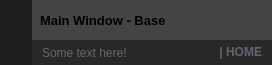
        <widget class="QFrame" name="frame_top">
         <property name="minimumSize">
          <size>
           <width>0</width>
           <height>65</height>
          </size>
         </property>
         <property name="maximumSize">
          <size>
           <width>16777215</width>
           <height>65</height>
          </size>
         </property>
         <property name="styleSheet">
          <string notr="true">background-color: transparent;</string>
         </property>
         <property name="frameShape">
          <enum>QFrame::NoFrame</enum>
         </property>
         <property name="frameShadow">
          <enum>QFrame::Raised</enum>
         </property>
         <layout class="QHBoxLayout" name="horizontalLayout_3">
          <property name="spacing">
           <number>0</number>
          </property>
          <property name="leftMargin">
           <number>0</number>
          </property>
          <property name="topMargin">
           <number>0</number>
          </property>
          <property name="rightMargin">
           <number>0</number>
          </property>
          <property name="bottomMargin">
           <number>0</number>
          </property>
          <item>
           <widget class="QFrame" name="frame_toggle">
            <property name="maximumSize">
             <size>
              <width>70</width>
              <height>16777215</height>
             </size>
            </property>
            <property name="styleSheet">
             <string notr="true">background-color: rgb(27, 29, 35);</string>
            </property>
            <property name="frameShape">
             <enum>QFrame::NoFrame</enum>
            </property>
            <property name="frameShadow">
             <enum>QFrame::Raised</enum>
            </property>
            <layout class="QVBoxLayout" name="verticalLayout_3">
             <property name="spacing">
              <number>0</number>
             </property>
             <property name="leftMargin">
              <number>0</number>
             </property>
             <property name="topMargin">
              <number>0</number>
             </property>
             <property name="rightMargin">
              <number>0</number>
             </property>
             <property name="bottomMargin">
              <number>0</number>
             </property>
             <item>
              <widget class="QPushButton" name="btn_toggle_menu">
               <property name="sizePolicy">
                <sizepolicy hsizetype="Expanding" vsizetype="Expanding">
                 <horstretch>0</horstretch>
                 <verstretch>0</verstretch>
                </sizepolicy>
               </property>
               <property name="styleSheet">
                <string notr="true">QPushButton {
	background-image: url(:/16x16/icons/16x16/cil-menu.png);
	background-position: center;
	background-repeat: no-reperat;
	border: none;
	background-color: rgb(30, 30, 30);
}
QPushButton:hover {
	background-color: rgb(35, 35, 35);
}
QPushButton:pressed {	
	background-color: rgb(45, 45, 45);
}</string>
               </property>
               <property name="text">
                <string/>
               </property>
              </widget>
             </item>
            </layout>
           </widget>
          </item>
          <item>
           <widget class="QFrame" name="frame_top_right">
            <property name="styleSheet">
             <string notr="true">background: transparent;</string>
            </property>
            <property name="frameShape">
             <enum>QFrame::NoFrame</enum>
            </property>
            <property name="frameShadow">
             <enum>QFrame::Raised</enum>
            </property>
            <layout class="QVBoxLayout" name="verticalLayout_2">
             <property name="spacing">
              <number>0</number>
             </property>
             <property name="leftMargin">
              <number>0</number>
             </property>
             <property name="topMargin">
              <number>0</number>
             </property>
             <property name="rightMargin">
              <number>0</number>
             </property>
             <property name="bottomMargin">
              <number>0</number>
             </property>
             <item>
              <widget class="QFrame" name="frame_top_btns">
               <property name="maximumSize">
                <size>
                 <width>16777215</width>
                 <height>40</height>
                </size>
               </property>
               <property name="styleSheet">
                <string notr="true">background-color: rgba(30, 30, 30, 150)</string>
               </property>
               <property name="frameShape">
                <enum>QFrame::NoFrame</enum>
               </property>
               <property name="frameShadow">
                <enum>QFrame::Raised</enum>
               </property>
               <layout class="QHBoxLayout" name="horizontalLayout_4">
                <property name="spacing">
                 <number>0</number>
                </property>
                <property name="leftMargin">
                 <number>0</number>
                </property>
                <property name="topMargin">
                 <number>0</number>
                </property>
                <property name="rightMargin">
                 <number>0</number>
                </property>
                <property name="bottomMargin">
                 <number>0</number>
                </property>
                <item>
                 <widget class="QFrame" name="frame_label_top_btns">
                  <property name="frameShape">
                   <enum>QFrame::NoFrame</enum>
                  </property>
                  <property name="frameShadow">
                   <enum>QFrame::Raised</enum>
                  </property>
                  <layout class="QHBoxLayout" name="horizontalLayout_10">
                   <property name="spacing">
                    <number>0</number>
                   </property>
                   <property name="leftMargin">
                    <number>8</number>
                   </property>
                   <property name="topMargin">
                    <number>0</number>
                   </property>
                   <property name="rightMargin">
                    <number>10</number>
                   </property>
                   <property name="bottomMargin">
                    <number>0</number>
                   </property>
                   <item>
                    <widget class="QLabel" name="label_title_bar_top">
                     <property name="font">
                      <font>
                       <family>Segoe UI</family>
                       <pointsize>10</pointsize>
                       <weight>75</weight>
                       <bold>true</bold>
                      </font>
                     </property>
                     <property name="styleSheet">
                      <string notr="true">background: transparent;
</string>
                     </property>
                     <property name="text">
                      <string>Main Window - Base</string>
                     </property>
                    </widget>
                   </item>
                  </layout>
                 </widget>
                </item>
                <item>
                 <widget class="QFrame" name="frame_btns_right">
                  <property name="maximumSize">
                   <size>
                    <width>120</width>
                    <height>16777215</height>
                   </size>
                  </property>
                  <property name="frameShape">
                   <enum>QFrame::NoFrame</enum>
                  </property>
                  <property name="frameShadow">
                   <enum>QFrame::Raised</enum>
                  </property>
                  <layout class="QHBoxLayout" name="horizontalLayout_5">
                   <property name="spacing">
                    <number>0</number>
                   </property>
                   <property name="leftMargin">
                    <number>0</number>
                   </property>
                   <property name="topMargin">
                    <number>0</number>
                   </property>
                   <property name="rightMargin">
                    <number>0</number>
                   </property>
                   <property name="bottomMargin">
                    <number>0</number>
                   </property>
                   <item>
                    <widget class="QPushButton" name="btn_minimize">
                     <property name="sizePolicy">
                      <sizepolicy hsizetype="Minimum" vsizetype="Expanding">
                       <horstretch>0</horstretch>
                       <verstretch>0</verstretch>
                      </sizepolicy>
                     </property>
                     <property name="toolTip">
                      <string>Minimize</string>
                     </property>
                     <property name="styleSheet">
                      <string notr="true">QPushButton {	
	border: none;
	background-color: transparent;
}
QPushButton:hover {
	background-color: rgb(35, 35, 35);
}
QPushButton:pressed {	
	background-color: rgb(45, 45, 45);
}</string>
                     </property>
                     <property name="text">
                      <string/>
                     </property>
                     <property name="icon">
                      <iconset resource="files.qrc">
                       <normaloff>:/16x16/icons/16x16/cil-window-minimize.png</normaloff>:/16x16/icons/16x16/cil-window-minimize.png</iconset>
                     </property>
                    </widget>
                   </item>
                   <item>
                    <widget class="QPushButton" name="btn_maximize_restore">
                     <property name="sizePolicy">
                      <sizepolicy hsizetype="Minimum" vsizetype="Expanding">
                       <horstretch>0</horstretch>
                       <verstretch>0</verstretch>
                      </sizepolicy>
                     </property>
                     <property name="toolTip">
                      <string>Maximize</string>
                     </property>
                     <property name="styleSheet">
                      <string notr="true">QPushButton {	
	border: none;
	background-color: transparent;
}
QPushButton:hover {
	background-color: rgb(35, 35, 35);
}
QPushButton:pressed {	
	background-color: rgb(45, 45, 45);
}</string>
                     </property>
                     <property name="text">
                      <string/>
                     </property>
                     <property name="icon">
                      <iconset resource="files.qrc">
                       <normaloff>:/16x16/icons/16x16/cil-window-maximize.png</normaloff>:/16x16/icons/16x16/cil-window-maximize.png</iconset>
                     </property>
                    </widget>
                   </item>
                   <item>
                    <widget class="QPushButton" name="btn_close">
                     <property name="sizePolicy">
                      <sizepolicy hsizetype="Minimum" vsizetype="Expanding">
                       <horstretch>0</horstretch>
                       <verstretch>0</verstretch>
                      </sizepolicy>
                     </property>
                     <property name="toolTip">
                      <string>Close</string>
                     </property>
                     <property name="styleSheet">
                      <string notr="true">QPushButton {	
	border: none;
	background-color: transparent;
}
QPushButton:hover {
	background-color: rgb(35, 35, 35);
}
QPushButton:pressed {	
	background-color: rgb(45, 45, 45);
}</string>
                     </property>
                     <property name="text">
                      <string/>
                     </property>
                     <property name="icon">
                      <iconset resource="files.qrc">
                       <normaloff>:/16x16/icons/16x16/cil-x.png</normaloff>:/16x16/icons/16x16/cil-x.png</iconset>
                     </property>
                    </widget>
                   </item>
                  </layout>
                 </widget>
                </item>
               </layout>
              </widget>
             </item>
             <item>
              <widget class="QFrame" name="frame_top_info">
               <property name="maximumSize">
                <size>
                 <width>16777215</width>
                 <height>65</height>
                </size>
               </property>
               <property name="styleSheet">
                <string notr="true">background-color: rgb(40, 40, 40);</string>
               </property>
               <property name="frameShape">
                <enum>QFrame::NoFrame</enum>
               </property>
               <property name="frameShadow">
                <enum>QFrame::Raised</enum>
               </property>
               <layout class="QHBoxLayout" name="horizontalLayout_8">
                <property name="spacing">
                 <number>0</number>
                </property>
                <property name="leftMargin">
                 <number>10</number>
                </property>
                <property name="topMargin">
                 <number>0</number>
                </property>
                <property name="rightMargin">
                 <number>10</number>
                </property>
                <property name="bottomMargin">
                 <number>0</number>
                </property>
                <item>
                 <widget class="QLabel" name="label_top_info_1">
                  <property name="maximumSize">
                   <size>
                    <width>16777215</width>
                    <height>15</height>
                   </size>
                  </property>
                  <property name="font">
                   <font>
                    <family>Segoe UI</family>
                   </font>
                  </property>
                  <property name="styleSheet">
                   <string notr="true">color: rgb(98, 103, 111); </string>
                  </property>
                  <property name="text">
                   <string>Some text here!</string>
                  </property>
                 </widget>
                </item>
                <item>
                 <widget class="QLabel" name="label_top_info_2">
                  <property name="minimumSize">
                   <size>
                    <width>0</width>
                    <height>0</height>
                   </size>
                  </property>
                  <property name="maximumSize">
                   <size>
                    <width>250</width>
                    <height>20</height>
                   </size>
                  </property>
                  <property name="font">
                   <font>
                    <family>Segoe UI</family>
                    <weight>75</weight>
                    <bold>true</bold>
                   </font>
                  </property>
                  <property name="styleSheet">
                   <string notr="true">color: rgb(98, 103, 111);</string>
                  </property>
                  <property name="text">
                   <string>| HOME</string>
                  </property>
                  <property name="alignment">
                   <set>Qt::AlignRight|Qt::AlignTrailing|Qt::AlignVCenter</set>
                  </property>
                 </widget>
                </item>
               </layout>
              </widget>
             </item>
            </layout>
           </widget>
          </item>
         </layout>
        </widget>
